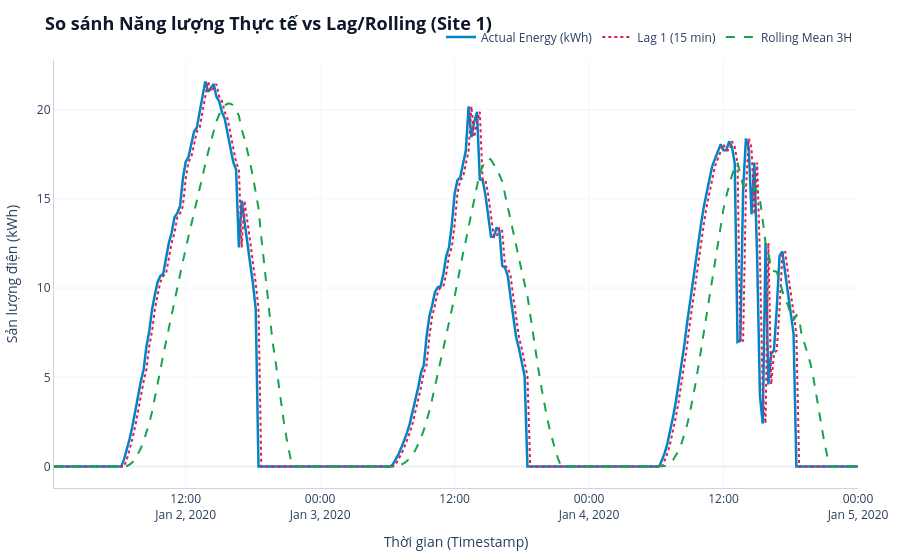

This figure's notebook cell:
### Markdown cell above
### 6.1. Trực quan hóa Lag & Rolling so với Thực tế
Biểu đồ đường tương tác cao cấp. Bạn có thể **đưa chuột (hover)** vào đường đồ thị để xem chính xác lượng kWh thực tế, độ trễ Lag và đường trung bình tại bất kỳ điểm thời gian 15 phút nào.

### Code cell
import plotly.graph_objects as go

# Chọn 1 trạm (site_id) và lọc ra 3 ngày liên tiếp để dễ quan sát
site_id_sample = df_train_fe['site_id'].iloc[0]
df_plot = df_train_fe[df_train_fe['site_id'] == site_id_sample].copy()
df_plot = df_plot.sort_values('timestamp').head(96 * 3) # 3 ngày

fig = go.Figure()

# 1. Đường năng lượng thực tế (Xanh dương đậm / Ocean Blue)
fig.add_trace(go.Scatter(
    x=df_plot['timestamp'], 
    y=df_plot['energy_generated_kwh'], 
    mode='lines', 
    name='Actual Energy (kWh)',
    line=dict(color='#0284c7', width=2.5) # Màu xanh tương phản tốt trên nền trắng
))

# 2. Đường Lag 1 (Đỏ thẫm / Crimson Red)
fig.add_trace(go.Scatter(
    x=df_plot['timestamp'], 
    y=df_plot['lag_1'], 
    mode='lines', 
    name='Lag 1 (15 min)',
    line=dict(color='#e11d48', width=2, dash='dot')
))

# 3. Đường Rolling Mean (Xanh lá đậm / Forest Green)
fig.add_trace(go.Scatter(
    x=df_plot['timestamp'], 
    y=df_plot['rolling_mean_3h'], 
    mode='lines', 
    name='Rolling Mean 3H',
    line=dict(color='#16a34a', width=2, dash='dash')
))

fig.update_layout(
    template='plotly_white', # Chuyển toàn bộ Theme sang nền trắng chuẩn
    title=f"<b>So sánh Năng lượng Thực tế vs Lag/Rolling (Site {site_id_sample})</b>",
    title_font_size=18,
    title_font_color='#0f172a',
    xaxis_title="Thời gian (Timestamp)",
    yaxis_title="Sản lượng điện (kWh)",
    hovermode="x unified", # Hiển thị tooltip so sánh tất cả các đường tại 1 điểm x
    legend=dict(
        orientation="h", 
        yanchor="bottom", 
        y=1.02, 
        xanchor="right", 
        x=1,
        bgcolor='rgba(255, 255, 255, 0.8)' # Nền mờ cho Legend
    ),
    margin=dict(l=20, r=20, t=60, b=20),
    
    # Cấu hình đường lưới nhẹ nhàng
    xaxis=dict(
        showgrid=True, 
        gridcolor='#f1f5f9', # Đường lưới xám rất nhẹ
        linecolor='#cbd5e1'   # Trục x xám vừa
    ),
    yaxis=dict(
        showgrid=True, 
        gridcolor='#f1f5f9', # Đường lưới xám rất nhẹ
        linecolor='#cbd5e1'   # Trục y xám vừa
    )
)

fig.show()

### Figure 1 — Plotly figure (JSON) as saved in the notebook; plotly's stock layout.template omitted (floating-point values rounded to 4 significant figures; data arrays with more than 128 entries replaced by an {"elided": "..."} marker saying what was removed)
{"data": [{"line": {"color": "#0284c7", "width": 2.5}, "mode": "lines", "name": "Actual Energy (kWh)", "type": "scatter", "x": {"elided": "288 str values"}, "y": {"elided": "288 float values"}}, {"line": {"color": "#e11d48", "dash": "dot", "width": 2}, "mode": "lines", "name": "Lag 1 (15 min)", "type": "scatter", "x": {"elided": "288 str values"}, "y": {"elided": "288 float values"}}, {"line": {"color": "#16a34a", "dash": "dash", "width": 2}, "mode": "lines", "name": "Rolling Mean 3H", "type": "scatter", "x": {"elided": "288 str values"}, "y": {"elided": "288 float values"}}], "layout": {"hovermode": "x unified", "legend": {"bgcolor": "rgba(255, 255, 255, 0.8)", "orientation": "h", "x": 1, "xanchor": "right", "y": 1.02, "yanchor": "bottom"}, "margin": {"b": 20, "l": 20, "r": 20, "t": 60}, "title": {"font": {"color": "#0f172a", "size": 18}, "text": "<b>So sánh Năng lượng Thực tế vs Lag/Rolling (Site 1)</b>"}, "xaxis": {"gridcolor": "#f1f5f9", "linecolor": "#cbd5e1", "showgrid": true, "title": {"text": "Thời gian (Timestamp)"}}, "yaxis": {"gridcolor": "#f1f5f9", "linecolor": "#cbd5e1", "showgrid": true, "title": {"text": "Sản lượng điện (kWh)"}}}}
